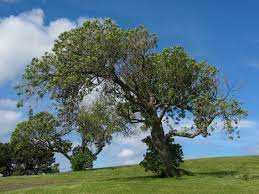
//> input picture Basic Functions/example.jpg, 259 x 194 px
$ ./main   (built with g++ and OpenCV 4)
//> lines starting //> are read from the running program, lines starting //| are printed output that depends on the picture; after the words box and inside, x2 and y2 are one past the last pixel; in counts of white or black regions, pixels touching at a corner belong together
#include <iostream>
#include <opencv2/highgui.hpp>
#include <opencv2/imgproc.hpp>
#include <opencv2/imgcodecs.hpp>
#include <string>


int main(void)
{
	std::string path = "example.jpg";

	cv::Mat img = cv::imread(path);
//> img is the input picture: 194 rows x 259 cols, CV_8UC3; mean B, G, R 118.2, 114.7, 91.2
	cv::Mat imgGray,imgBlur,imgCanny,imgDil,imgErode;

	cv::cvtColor(img,imgGray,cv::COLOR_BGR2GRAY);
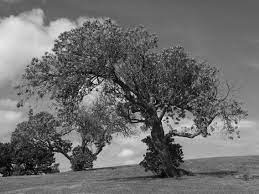
//> imgGray: 194 rows x 259 cols, CV_8UC1; min 0, max 246, mean 108.1
	cv::GaussianBlur(img,imgBlur,cv::Size(3,3),3,0);
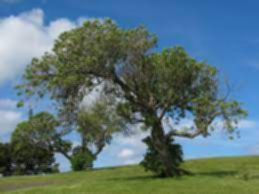
//> imgBlur: 194 rows x 259 cols, CV_8UC3; mean B, G, R 118.2, 114.7, 91.2
	cv::Canny(imgBlur,imgCanny,50,75);
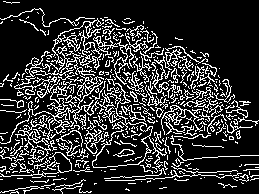
//> imgCanny: 194 rows x 259 cols, CV_8UC1; 19.4% white in thin lines or dots

	cv::Mat kernel = cv::getStructuringElement(cv::MORPH_RECT,cv::Size(2,2));
	cv::dilate(imgCanny,imgDil,kernel);
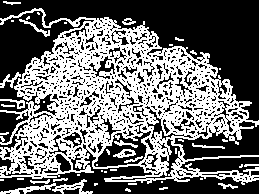
//> imgDil: 194 rows x 259 cols, CV_8UC1; 43.2% white; 45 white regions (27 under 20 px), largest, box (x1, y1, x2, y2) and area: (0, 8, 259, 185) 20073, (0, 179, 93, 194) 417, (0, 72, 21, 88) 112
	cv::erode(imgDil,imgErode,kernel);
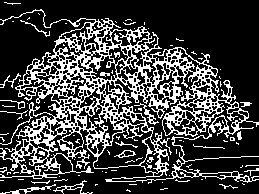
//> imgErode: 194 rows x 259 cols, CV_8UC1; 25.3% white in thin lines or dots

	cv::imshow("Image",img);
	cv::imshow("Image Gray",imgGray);
	cv::imshow("Image Blur",imgBlur);
	cv::imshow("Image Canny",imgCanny);
	cv::imshow("Image Dilation",imgDil);
	cv::imshow("Image Erode",imgErode);
	cv::waitKey(0);

	cv::destroyAllWindows();

	return 0;
}
